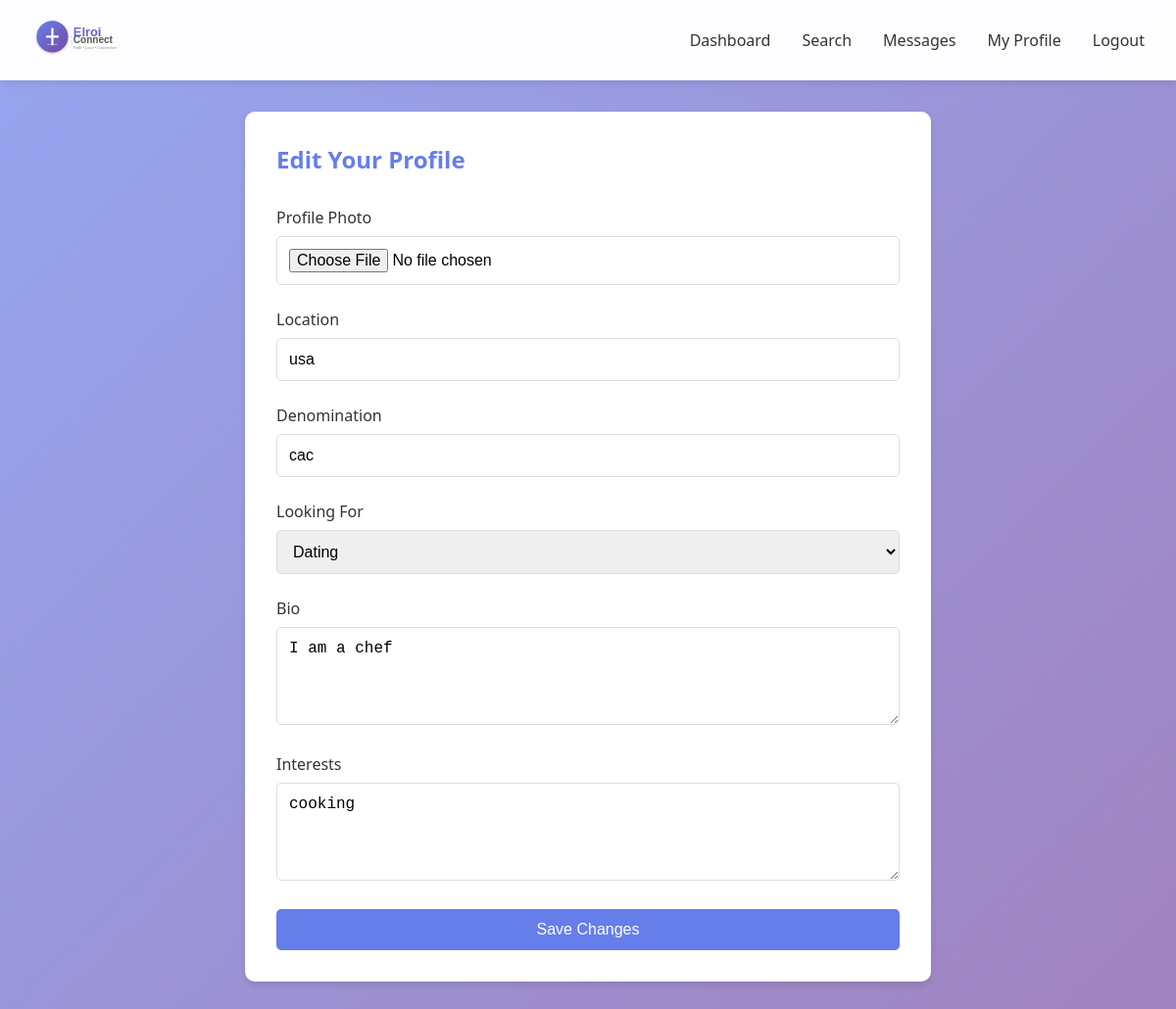
The page /edit-profile (signed in) on the database its author committed.
### app.py (models this page shows)
class User(db.Model):
    id = db.Column(db.Integer, primary_key=True)
    email = db.Column(db.String(120), unique=True, nullable=False)
    password_hash = db.Column(db.String(200), nullable=False)
    first_name = db.Column(db.String(50), nullable=False)
    last_name = db.Column(db.String(50), nullable=False)
    gender = db.Column(db.String(20), nullable=False)
    date_of_birth = db.Column(db.Date, nullable=False)
    bio = db.Column(db.Text)
    profile_photo = db.Column(db.String(200))
    location = db.Column(db.String(100))
    denomination = db.Column(db.String(100))
    interests = db.Column(db.Text)
    looking_for = db.Column(db.String(50))
    created_at = db.Column(db.DateTime, default=datetime.utcnow)
    is_active = db.Column(db.Boolean, default=True)
    videos_watched = db.Column(db.Integer, default=0)
    sent_messages = db.relationship('Message', foreign_keys='Message.sender_id', backref='sender', lazy='dynamic')
    received_messages = db.relationship('Message', foreign_keys='Message.receiver_id', backref='receiver', lazy='dynamic')

### app.py (the view, shortened to what this page needs)
@app.route('/edit-profile', methods=['GET', 'POST'])
@login_required
def edit_profile():
    user = User.query.get(session['user_id'])
    return render_template('edit_profile.html', user=user)

### app.py (called while the page is built)
def login_required(f):
    @wraps(f)
    def decorated_function(*args, **kwargs):
        if 'user_id' not in session:
            flash('Please log in to access this page.', 'warning')
            return redirect(url_for('login'))
        return f(*args, **kwargs)
    return decorated_function

### templates/edit_profile.html (shortened to what this page needs)
{% extends "base.html" %}
{% block content %}
<div class="card" style="max-width: 700px; margin: 2rem auto;">
    <h2 style="color: #667eea; margin-bottom: 2rem;">Edit Your Profile</h2>
    <form method="POST" enctype="multipart/form-data">
        <div class="form-group">
            <label>Profile Photo</label>
            <input type="file" name="profile_photo" accept="image/*">
        </div>
        <div class="form-group">
            <label>Location</label>
            <input type="text" name="location" value="{{ user.location or '' }}" placeholder="City, Country">
        </div>
        <div class="form-group">
            <label>Denomination</label>
            <input type="text" name="denomination" value="{{ user.denomination or '' }}" placeholder="e.g., Baptist, Catholic, Non-denominational">
        </div>
        <div class="form-group">
            <label>Looking For</label>
            <select name="looking_for">
                <option value="Dating" {% if user.looking_for == 'Dating' %}selected{% endif %}>Dating</option>
            </select>
        </div>
        <div class="form-group">
            <label>Bio</label>
            <textarea name="bio" placeholder="Tell others about yourself...">{{ user.bio or '' }}</textarea>
        </div>
        <div class="form-group">
            <label>Interests</label>
            <textarea name="interests" placeholder="Your hobbies, interests, and passions...">{{ user.interests or '' }}</textarea>
        </div>
        <button type="submit" class="btn btn-primary" style="width: 100%;">Save Changes</button>
    </form>
</div>
{% endblock %}

### templates/base.html (style rules this page uses)
* { margin: 0; padding: 0; box-sizing: border-box; }
body { font-family: 'Segoe UI', Tahoma, Geneva, Verdana, sans-serif; background: linear-gradient(135deg, rgba(102, 126, 234, 0.7) 0%, rgba(118, 75, 162, 0.7) 100%), url('https://images.unsplash.com/photo-1522673607200-164d1b6ce486?q=80&w=2070') center/cover no-repeat fixed; min-height: 100vh; position: relative; }
body::before { content: ''; position: fixed; top: 0; left: 0; width: 100%; height: 100%; background: rgba(255, 255, 255, 0.02); pointer-events: none; z-index: 0; }
.card { background: white; border-radius: 10px; padding: 2rem; box-shadow: 0 4px 6px rgba(0,0,0,0.1); margin-bottom: 2rem; }
.btn { padding: 0.75rem 1.5rem; border: none; border-radius: 5px; cursor: pointer; font-size: 1rem; transition: all 0.3s; text-decoration: none; display: inline-block; }
.btn-primary { background: #667eea; color: white; }
.form-group { margin-bottom: 1.5rem; }
.form-group label { display: block; margin-bottom: 0.5rem; color: #333; font-weight: 500; }
.form-group input, .form-group select, .form-group textarea { width: 100%; padding: 0.75rem; border: 1px solid #ddd; border-radius: 5px; font-size: 1rem; }
.form-group textarea { min-height: 100px; resize: vertical; }

### rows shown on the page
User: location "usa", denomination "cac", looking_for "Dating", bio "I am a chef", interests "cooking"
